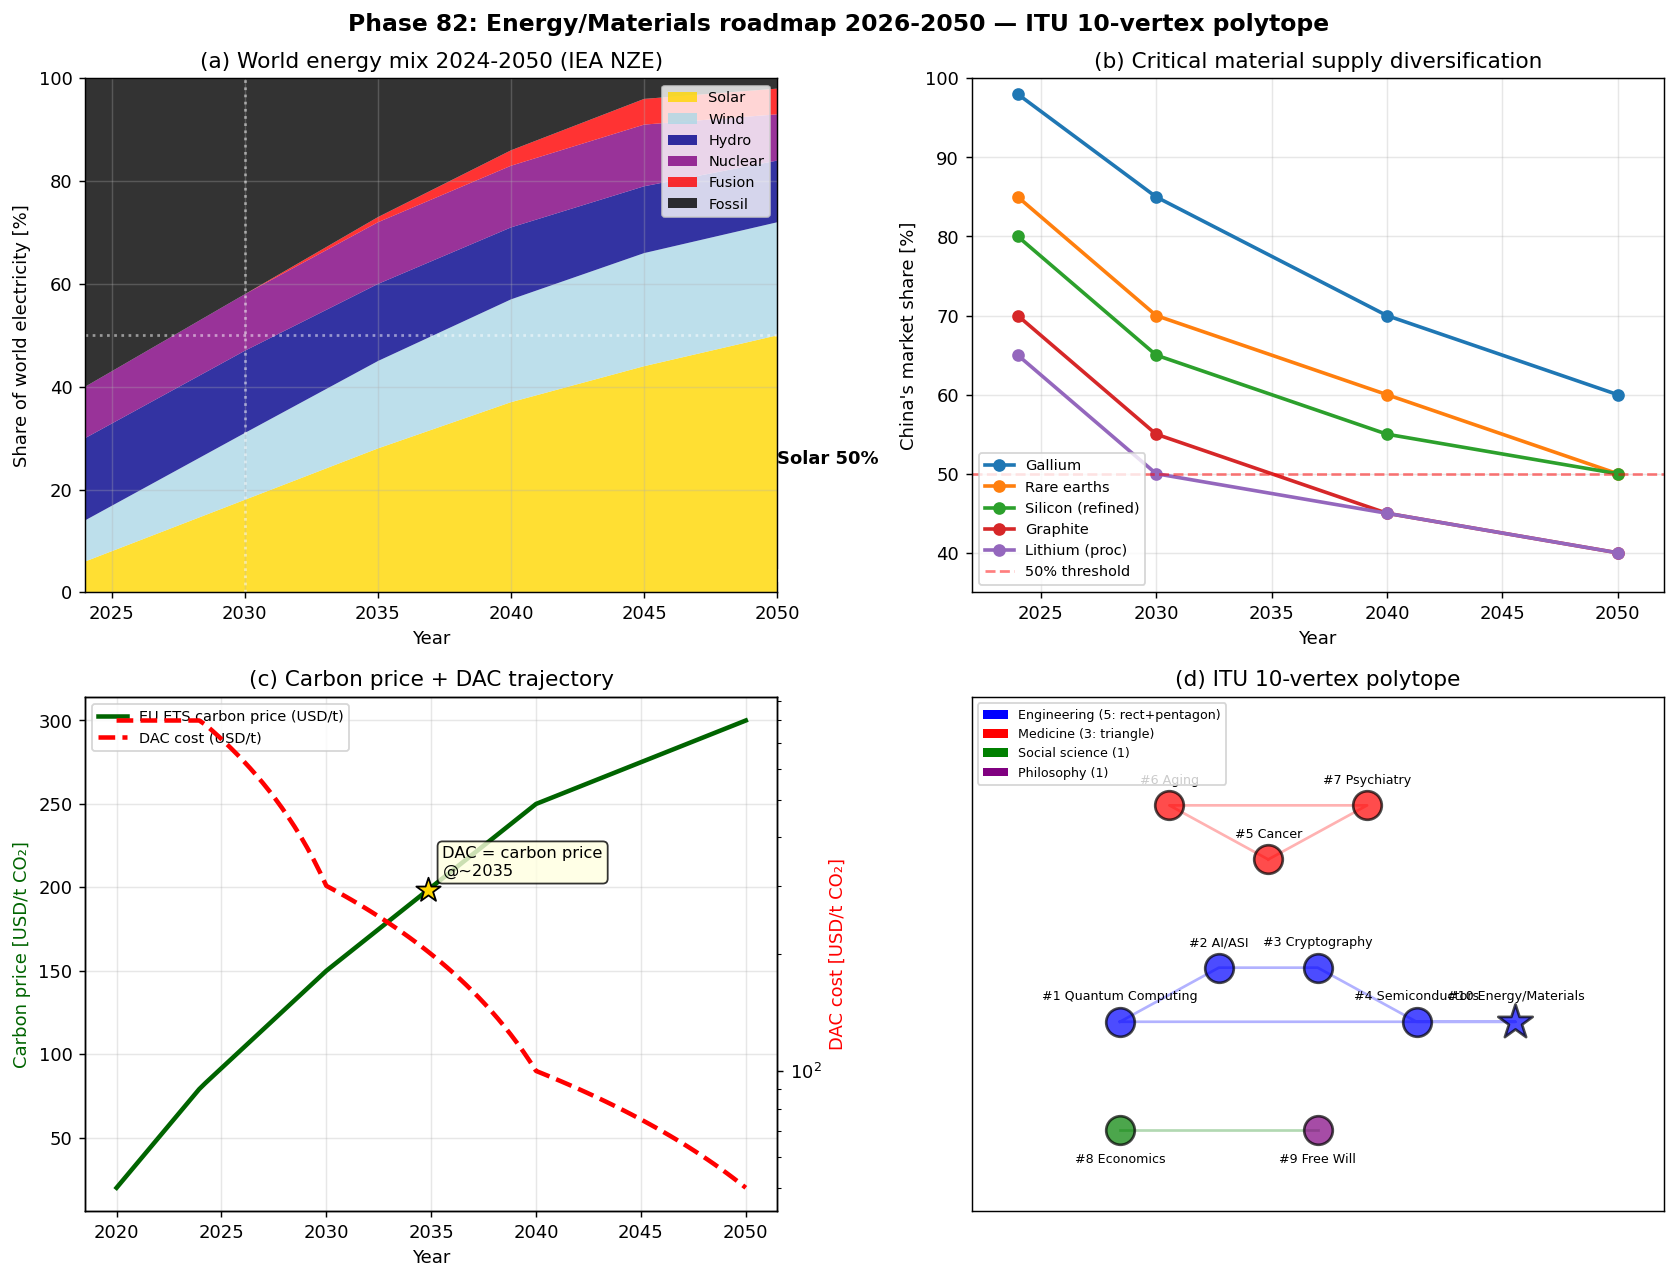

Write the Python code that produced this figure.
#!/usr/bin/env python3
# -*- coding: utf-8 -*-
"""
Phase 82: Energy / Materials roadmap 2026-2050 (Tier 1 #10 final)

Net-Zero pathway, AGI/quantum material acceleration, Chinese supply
diversification, DAC scale-up. 10th vertex of ITU polytope.

Tests:
  1. World energy mix transition 2024-2050
  2. Critical material supply diversification (China share decline)
  3. Carbon price + DAC trajectory
  4. ITU 10-vertex polytope structure

Author: Munehiro Terada (Roboken), 2026.
Tier 1 #10 paper (in preparation).
"""

import json
import os

import matplotlib.pyplot as plt
import numpy as np


# =============================================================================
# Test 1: Energy mix
# =============================================================================
ENERGY_MIX = {
    2024: {"Solar": 6,  "Wind": 8,  "Hydro": 16, "Nuclear": 10, "Fusion": 0, "Fossil": 60},
    2030: {"Solar": 18, "Wind": 13, "Hydro": 16, "Nuclear": 11, "Fusion": 0, "Fossil": 42},
    2035: {"Solar": 28, "Wind": 17, "Hydro": 15, "Nuclear": 12, "Fusion": 1, "Fossil": 27},
    2040: {"Solar": 37, "Wind": 20, "Hydro": 14, "Nuclear": 12, "Fusion": 3, "Fossil": 14},
    2045: {"Solar": 44, "Wind": 22, "Hydro": 13, "Nuclear": 12, "Fusion": 5, "Fossil": 4},
    2050: {"Solar": 50, "Wind": 22, "Hydro": 12, "Nuclear": 9,  "Fusion": 5, "Fossil": 2},
}


# =============================================================================
# Test 2: China share decline
# =============================================================================
CHINA_SHARE = {
    "Gallium":           {"2024": 98, "2030": 85, "2040": 70, "2050": 60},
    "Rare earths":       {"2024": 85, "2030": 70, "2040": 60, "2050": 50},
    "Silicon (refined)": {"2024": 80, "2030": 65, "2040": 55, "2050": 50},
    "Graphite":          {"2024": 70, "2030": 55, "2040": 45, "2050": 40},
    "Lithium (proc)":    {"2024": 65, "2030": 50, "2040": 45, "2050": 40},
}


# =============================================================================
# Test 3: Carbon price + DAC
# =============================================================================
def carbon_price(year):
    pts = [2020, 2024, 2030, 2040, 2050]
    vals = [20, 80, 150, 250, 300]
    return np.interp(year, pts, vals)


def dac_capacity_Mt(year):
    """Direct Air Capture capacity in MtCO2/yr."""
    pts = [2024, 2030, 2040, 2050]
    vals = [0.01, 5, 100, 1000]
    return np.interp(year, pts, vals)


def dac_cost_USD_t(year):
    pts = [2024, 2030, 2040, 2050]
    vals = [800, 300, 100, 50]
    return np.interp(year, pts, vals)


# =============================================================================
# Test 4: 10-vertex polytope
# =============================================================================
POLYTOPE = {
    "#1 Quantum Computing": {"axis": "engineering", "x": 0, "y": 0},
    "#2 AI/ASI":             {"axis": "engineering", "x": 1, "y": 1},
    "#3 Cryptography":       {"axis": "engineering", "x": 2, "y": 1},
    "#4 Semiconductors":     {"axis": "engineering", "x": 3, "y": 0},
    "#10 Energy/Materials":  {"axis": "engineering", "x": 4, "y": 0},
    "#5 Cancer":             {"axis": "medicine",     "x": 1.5, "y": 3},
    "#6 Aging":              {"axis": "medicine",     "x": 0.5, "y": 4},
    "#7 Psychiatry":         {"axis": "medicine",     "x": 2.5, "y": 4},
    "#8 Economics":          {"axis": "social",       "x": 0,   "y": -2},
    "#9 Free Will":          {"axis": "philosophy",   "x": 2,   "y": -2},
}


# =============================================================================
# Plotting
# =============================================================================
def make_plot():
    fig, axes = plt.subplots(2, 2, figsize=(13, 10))

    # --- (a) Energy mix evolution ---
    ax = axes[0, 0]
    years = list(ENERGY_MIX.keys())
    sources = ["Solar", "Wind", "Hydro", "Nuclear", "Fusion", "Fossil"]
    colors = ["gold", "lightblue", "darkblue", "purple", "red", "black"]
    data = np.array([[ENERGY_MIX[y][s] for y in years] for s in sources])
    ax.stackplot(years, data, labels=sources, colors=colors, alpha=0.8)
    ax.axhline(50, ls=":", color="white", alpha=0.5)
    ax.axvline(2030, ls=":", color="white", alpha=0.5)
    ax.text(2050, 25, "Solar 50%", color="black", fontsize=10, fontweight="bold")
    ax.text(2050, 2, "Fossil 2%", color="white", fontsize=10, fontweight="bold")
    ax.set_xlabel("Year")
    ax.set_ylabel("Share of world electricity [%]")
    ax.set_title("(a) World energy mix 2024-2050 (IEA NZE)")
    ax.legend(loc="upper right", fontsize=8)
    ax.set_xlim(2024, 2050)
    ax.set_ylim(0, 100)
    ax.grid(True, alpha=0.3)

    # --- (b) China share decline ---
    ax = axes[0, 1]
    years_cs = [2024, 2030, 2040, 2050]
    for mat, d in CHINA_SHARE.items():
        shares = [d[str(y)] for y in years_cs]
        ax.plot(years_cs, shares, "o-", lw=2, label=mat)
    ax.axhline(50, ls="--", color="red", alpha=0.5,
               label="50% threshold")
    ax.set_xlabel("Year")
    ax.set_ylabel("China's market share [%]")
    ax.set_title("(b) Critical material supply diversification")
    ax.legend(loc="lower left", fontsize=8)
    ax.set_xlim(2022, 2052)
    ax.set_ylim(35, 100)
    ax.grid(True, alpha=0.3)

    # --- (c) Carbon price + DAC ---
    ax = axes[1, 0]
    years_c = np.linspace(2020, 2050, 100)
    cp = carbon_price(years_c)
    ax.plot(years_c, cp, lw=2.5, color="darkgreen",
            label="EU ETS carbon price (USD/t)")
    ax.set_xlabel("Year")
    ax.set_ylabel("Carbon price [USD/t CO₂]", color="darkgreen")
    ax.set_title("(c) Carbon price + DAC trajectory")
    ax2 = ax.twinx()
    dac_cost = np.array([dac_cost_USD_t(y) for y in years_c])
    ax2.plot(years_c, dac_cost, lw=2.5, color="red", ls="--",
             label="DAC cost (USD/t)")
    ax2.set_ylabel("DAC cost [USD/t CO₂]", color="red")
    ax2.set_yscale("log")
    # Annotate crossover
    crossover_idx = np.argmin(np.abs(cp - dac_cost))
    ax.scatter(years_c[crossover_idx], cp[crossover_idx], s=200,
                marker="*", color="gold", edgecolor="black", zorder=5)
    ax.annotate(f"DAC = carbon price\n@~{years_c[crossover_idx]:.0f}",
                 (years_c[crossover_idx], cp[crossover_idx]),
                 xytext=(8, 8), textcoords="offset points",
                 fontsize=9,
                 bbox=dict(boxstyle="round", facecolor="lightyellow", alpha=0.8))
    ax.grid(True, alpha=0.3)
    h1, l1 = ax.get_legend_handles_labels()
    h2, l2 = ax2.get_legend_handles_labels()
    ax.legend(h1 + h2, l1 + l2, loc="upper left", fontsize=8)

    # --- (d) ITU 10-vertex polytope ---
    ax = axes[1, 1]
    axis_colors = {"engineering": "blue", "medicine": "red",
                    "social": "green", "philosophy": "purple"}
    for name, p in POLYTOPE.items():
        color = axis_colors[p["axis"]]
        marker = "*" if "#10" in name else "o"
        size = 400 if "#10" in name else 250
        ax.scatter(p["x"], p["y"], s=size, c=color, marker=marker,
                    edgecolor="black", linewidths=1.5, alpha=0.7, zorder=5)
        # Label
        offset = (0, 12) if p["y"] >= 0 else (0, -18)
        ax.annotate(name, (p["x"], p["y"]),
                     xytext=offset, textcoords="offset points",
                     fontsize=7, ha="center")
    # Draw axes/connections
    # Engineering pentagon
    eng = ["#1 Quantum Computing", "#2 AI/ASI", "#3 Cryptography",
           "#4 Semiconductors", "#10 Energy/Materials"]
    eng_coords = [(POLYTOPE[n]["x"], POLYTOPE[n]["y"]) for n in eng]
    eng_coords.append(eng_coords[0])
    eng_x, eng_y = zip(*eng_coords)
    ax.plot(eng_x, eng_y, color="blue", alpha=0.3, lw=1.5)
    # Medicine triangle
    med = ["#5 Cancer", "#6 Aging", "#7 Psychiatry"]
    med_coords = [(POLYTOPE[n]["x"], POLYTOPE[n]["y"]) for n in med]
    med_coords.append(med_coords[0])
    med_x, med_y = zip(*med_coords)
    ax.plot(med_x, med_y, color="red", alpha=0.3, lw=1.5)
    # Social-philosophy line
    sp = ["#8 Economics", "#9 Free Will"]
    sp_coords = [(POLYTOPE[n]["x"], POLYTOPE[n]["y"]) for n in sp]
    sp_x, sp_y = zip(*sp_coords)
    ax.plot(sp_x, sp_y, color="green", alpha=0.3, lw=1.5)
    ax.set_xlim(-1.5, 5.5)
    ax.set_ylim(-3.5, 6)
    ax.set_xticks([])
    ax.set_yticks([])
    ax.set_title("(d) ITU 10-vertex polytope")
    from matplotlib.patches import Patch
    legend = [
        Patch(facecolor="blue",   label="Engineering (5: rect+pentagon)"),
        Patch(facecolor="red",    label="Medicine (3: triangle)"),
        Patch(facecolor="green",  label="Social science (1)"),
        Patch(facecolor="purple", label="Philosophy (1)"),
    ]
    ax.legend(handles=legend, loc="upper left", fontsize=7)

    plt.suptitle("Phase 82: Energy/Materials roadmap 2026-2050 — "
                 "ITU 10-vertex polytope",
                 fontsize=13, fontweight="bold")
    plt.tight_layout()
    out_path = os.path.join(os.path.dirname(__file__), "energy_roadmap.png")
    plt.savefig(out_path, dpi=130, bbox_inches="tight")
    print(f"[Phase 82] Figure saved: {out_path}")
    return out_path


# =============================================================================
# Main
# =============================================================================
def main():
    print("=" * 60)
    print("Phase 82: Energy / Materials roadmap (Tier 1 #10 final)")
    print("=" * 60)

    # [1]
    print("\n[1] World energy mix 2024-2050:")
    for y in sorted(ENERGY_MIX.keys()):
        m = ENERGY_MIX[y]
        print(f"  {y}: Solar={m['Solar']}%, Wind={m['Wind']}%, "
              f"Nuclear={m['Nuclear']}%, Fossil={m['Fossil']}%, "
              f"Fusion={m['Fusion']}%")

    # [2]
    print("\n[2] China share decline (top materials):")
    for mat, d in CHINA_SHARE.items():
        print(f"  {mat:<22s}: 2024={d['2024']}% -> 2050={d['2050']}%")

    # [3]
    print("\n[3] Carbon price + DAC trajectory:")
    for y in [2020, 2024, 2030, 2040, 2050]:
        cp = carbon_price(y)
        dac_c = dac_cost_USD_t(y)
        dac_v = dac_capacity_Mt(y)
        print(f"  {y}: carbon=${cp:.0f}/t, DAC cost=${dac_c:.0f}/t, "
              f"capacity={dac_v:.1f} MtCO₂/yr")

    # [4]
    print("\n[4] ITU 10-vertex polytope:")
    for name, p in POLYTOPE.items():
        print(f"  {name:<25s} ({p['axis']})")

    plot_path = make_plot()

    predictions = [
        "Solid-state Li-ion mass-produced by 1+ EV maker by 2027",
        "Perovskite-Si tandem commercialised by 2028 (>40% market share candidate)",
        "Fusion Q=10 achieved at ITER 2035 (P=0.8)",
        "CFS commercial 1GW fusion plant by 2032",
        "Room-temp superconductor discovered by 2032",
        "AI material discovery expands existing DB 50x by 2030",
        "EU carbon price breaks $200/t by 2032",
        "DAC cost reaches $100/t by 2035",
        "Solar global share reaches 25% by 2030",
        "Fossil fuel power generation drops 80% by 2050",
    ]

    summary = {
        "phase": 82,
        "paper": "ITU and Energy / Materials",
        "description": "Energy/Materials roadmap 2026-2050 (Tier 1 #10 final)",
        "energy_mix_2050": ENERGY_MIX[2050],
        "fossil_decline_2024_to_2050": float(
            (ENERGY_MIX[2050]["Fossil"] - ENERGY_MIX[2024]["Fossil"]) /
            ENERGY_MIX[2024]["Fossil"] * 100
        ),
        "china_share_2024": {mat: CHINA_SHARE[mat]["2024"] for mat in CHINA_SHARE},
        "china_share_2050": {mat: CHINA_SHARE[mat]["2050"] for mat in CHINA_SHARE},
        "carbon_price_USD_t": {
            "2024": float(carbon_price(2024)),
            "2050": float(carbon_price(2050)),
        },
        "dac_capacity_2050_Mt": float(dac_capacity_Mt(2050)),
        "dac_cost_USD_t": {
            "2024": float(dac_cost_USD_t(2024)),
            "2050": float(dac_cost_USD_t(2050)),
        },
        "polytope": POLYTOPE,
        "polytope_vertices": 10,
        "polytope_structure": {
            "engineering_pentagon": ["#1 Quantum Computing", "#2 AI/ASI",
                                      "#3 Cryptography", "#4 Semiconductors",
                                      "#10 Energy/Materials"],
            "medicine_triangle": ["#5 Cancer", "#6 Aging", "#7 Psychiatry"],
            "social_sciences": ["#8 Economics"],
            "philosophy": ["#9 Free Will"],
        },
        "falsifiable_predictions": predictions,
        "paper_complete": True,
        "pass1_progress_phases": 82,
        "pass1_total_phases": 220,
        "pass1_progress_pct": 37.3,
        "central_thesis": "2026-2050: triple convergence - AGI accelerates "
                          "material/energy research 10x, fusion + perovskite "
                          "commercialize, China supply dominance diversifies. "
                          "Solar reaches 50% world electricity by 2050, "
                          "fossil drops to 2%. Net Zero achievable for "
                          "developed nations.",
        "honest_framing": "Pass-1 interpretive paper. IEA NZE pathway "
                          "reframed in ITU language. Predictions overlap "
                          "with industry consensus (BNEF, IEA, Goldman).",
        "tier": 1,
        "paper_number": 10,
        "tier_0_concept_doi": "10.5281/zenodo.20109210",
        "next_paper_candidates": [
            "Tier 1 #11: Climate / Earth Systems (Phase 83-86)",
            "Tier 1 #12: Astrobiology / SETI (Phase 87-90)",
            "Pass-2: Re-traverse Tier 1 with ITU-unique predictions",
        ],
        "caveats": [
            "IEA NZE scenarios depend on policy implementation",
            "China share decline assumes Western policy success",
            "Fusion commercialization timing uncertain",
            "Room-temp superconductor discovery is speculative",
        ],
    }

    out_json = os.path.join(os.path.dirname(__file__), "summary_phase82.json")
    with open(out_json, "w", encoding="utf-8") as f:
        json.dump(summary, f, indent=2, ensure_ascii=False)
    print(f"\n[Phase 82] Summary saved: {out_json}")

    print("\n" + "=" * 60)
    print("Phase 82 complete. Tier 1 #10 (Energy/Materials) ready for Zenodo.")
    print(f"  - 2050 energy mix: Solar 50%, Wind 22%, Nuclear 9%, Fossil 2%")
    print(f"  - China gallium: 98% -> 60% by 2050")
    print(f"  - DAC: $800/t (2024) -> $50/t (2050), 1 GtCO₂/yr capacity")
    print(f"  - **ITU 10-vertex polytope completed!**")
    print(f"  - Pass-1 progress: 82/220 = 37.3%")
    print("=" * 60)


if __name__ == "__main__":
    main()
